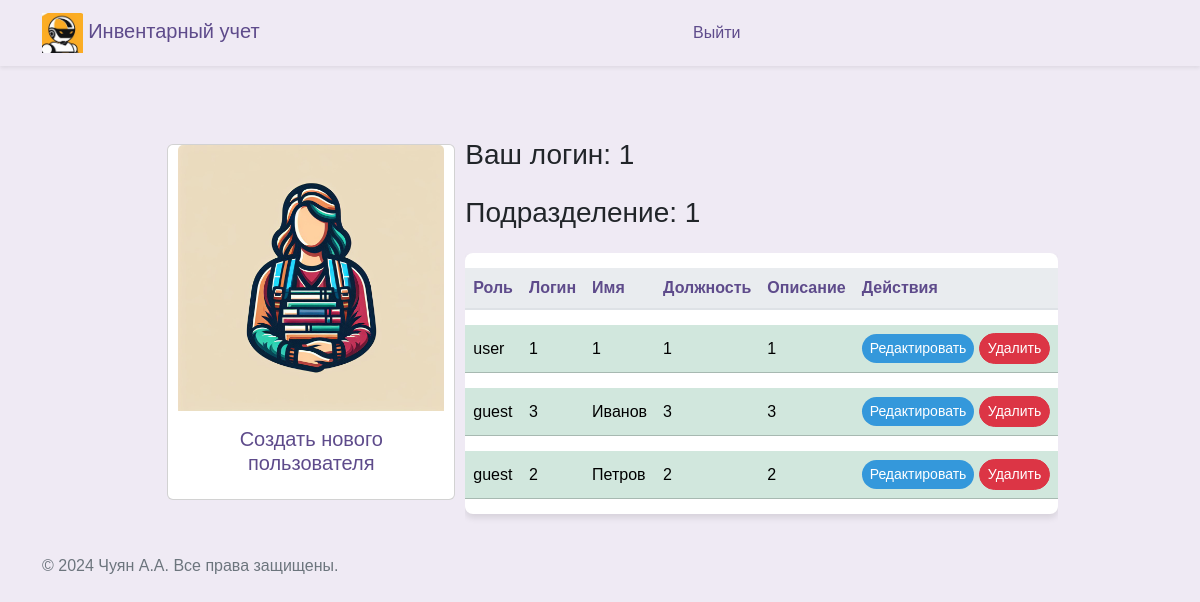
Before: /workers (signed in) with the older database file.
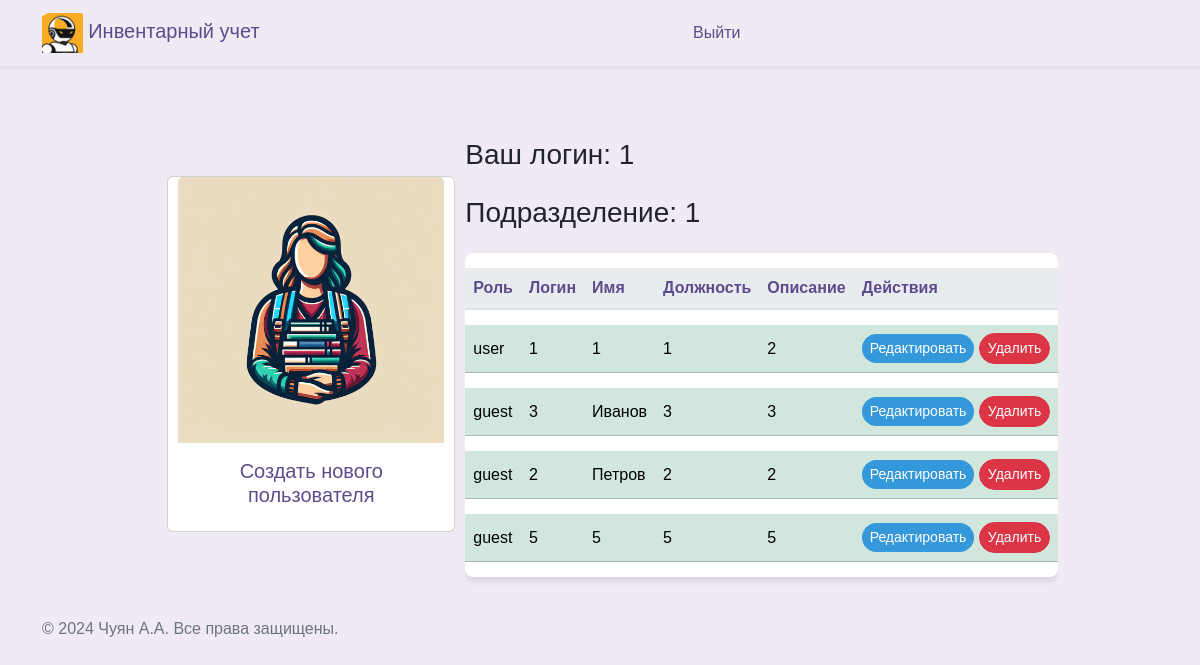
After: the same page with the newer database file.
### src/database/models.py (models this page shows)
class Worker(Base):
    __tablename__ = "worker"
    id = Column(Integer, primary_key=True)
    role = Column(Enum(Role), default=Role.guest)
    login = Column(String)
    name = Column(String)
    password = Column(String)
    department = Column(String)
    position = Column(String)
    description = Column(String, default=None)
    conn_worker_inventory = relationship(
        "Inventory", back_populates="conn_inventory_worker"
    )

### src/frontend/router.py (the view)
@router.get("/workers")
async def get_workers(
    request: Request,
    worker: Worker = Depends(get_worker_or_redirect),
    session: AsyncSession = Depends(get_session),
):
    data = await CRUDWorker.get_all(session)
    return templates.TemplateResponse(
        "workers/index.html",
        {"request": request, "worker": worker, "data": data},
    )

### src/frontend/template/workers/index.html (shortened to what this page needs)
{% extends "base/base.html" %}
{% block content %}
<div class="d-flex flex-wrap justify-content-center align-items-center">
  <a class="nav-link " href="#"
  data-bs-toggle="modal"
  data-bs-target="#createWorkerModal"
  data-bs-workerdepartment= "{{worker.department}}"
  >
    <div class="card" style="width: 18rem; margin: 10px;">
      <img src="../assets/img/workers.jpg" class="card-img-top" alt="...">
      <div class="card-body">
        <h5 class="card-title" style="text-align: center;">Создать нового пользователя</h5>
    </div>
  </a>
</div>
<div class="row">
  <div class="col-12">
    <h3 class="mb-4">Ваш логин: {{ worker.login }}</h3>
    <h3 class="mb-4">Подразделение: {{ worker.department }}</h3>
    <div class="table-responsive">
      <table class="table table-hover table-shadow table-rounded">
        <thead>
          <tr>
            <th scope="col" >Роль</th>
            <th scope="col" >Логин</th>
            <th scope="col" >Имя</th>
            <th scope="col" >Должность</th>
            <th scope="col" >Описание</th>
            <th scope="col" >Действия</th>
          </tr>
        </thead>
        <tbody>
          {% for worker_tuple in data %}
            {% set workers = worker_tuple %}
              {% if workers.department == worker.department %}
                <tr class="table-success">
                  <td>{{ workers.role.name }}</td>
                  <td>{{ workers.login }}</td>
                  <td>{{ workers.name }}</td>
                  <td>{{ workers.position }}</td>
                  <td>{{ workers.description }}</td>
                  <td>
                    <button type="button" class="btn btn-primary btn-sm" style="background-color: #3498db; color: white;"
                      data-bs-toggle="modal"
                      data-bs-target="#updateModal"
                      data-bs-workername="{{workers.name}}"
                      data-bs-workerlogin="{{workers.login}}"
                      data-bs-workerposition="{{workers.position}}"
                      data-bs-workerdescription="{{workers.description}}"
                      data-bs-workerid= "{{workers.id}}"
                      data-bs-workerdepartment= "{{workers.department}}"
                      data-bs-workerrole= "{{workers.role}}">
                      Редактировать
                    </button>
                    <button type="button" class="btn btn-danger btn-sm" style="color: white;"
                      onclick="deleteWorker('{{ workers.id }}')">
                      Удалить
                    </button>
                  </td>
                </tr>
                {% endif %}
          {% endfor %}
        </tbody>
      </table>
    </div>
  </div>
</div>
{% endblock %}

### src/frontend/template/base/base.html (shortened to what this page needs)
<!DOCTYPE html>
<html lang="ru">
<head>{% include 'base/head.html' %}</head>
<body>
  {% include 'base/nav.html' %}
  <div class="container my-5">
    {% block content %}{% endblock %}
  </div>
  {% include 'base/footer.html' %}
</body>
</html>

### src/frontend/template/base/head.html (shortened to what this page needs)
<head>
  <link rel="stylesheet" href="/assets/css/bootstrap.min.css">
  <link href="/assets/css/select2.min.css" rel="stylesheet" />
  <link rel="stylesheet" href="/assets/css/base.css">
</head>

### src/frontend/template/base/nav.html
<nav class="navbar navbar-expand-lg navbar-light shadow-sm">
    <div class="container">
      <a class="navbar-brand" href="/">
        <img src="/assets/img/logo_min.jpg" alt="Педагог Logo" id="brand-logo" style="max-height: 40px;"> Инвентарный учет
      </a>
      <div class="collapse navbar-collapse" id="navbarNav">
        {% if user %}
        <ul class="navbar-nav mx-auto">
          {% if worker.role == 'admin' %}
          <li class="nav-item {% if request_path == '/worker' %}active{% endif %}">
            <a class="nav-link" href="/worker">Кабинет администратора</a>
          </li>
          {% endif %}
          {% if worker.role == 'user' %}
          <li class="nav-item {% if request_path == '/prepod' %}active{% endif %}">
            <a class="nav-link" href="/prepod">Кабинет ответсвтенного за учет</a>
          </li>
          {% endif %}
        </ul>
        {% else %}
        <ul class="navbar-nav mx-auto ml-md-auto">
          <li class="nav-item {% if request_path == '/auth' %}active{% endif %}">
            <a class="nav-link" href="/logout">Выйти</a>
          </li>
        </ul>
        {% endif %}
      </div>
    </div>
</nav>

### src/frontend/template/base/footer.html
﻿<footer>
  <p>&copy; 2024 Чуян А.А. Все права защищены.</p>
</footer>

### src/frontend/assets/css/base.css (style rules this page uses)
body { margin: 0; font-family: 'Nunito Sans', Arial, sans-serif; background-color: #efeaf4; }
.navbar { background-color: rgb(255, 255, 255), 255, 255); box-shadow: 0 4px 6px rgba(0, 0, 0, 0.1); }
.navbar-brand, .nav-link { color: #5e4b8b !important; }
.nav-link { margin: 0 10px; border-radius: 20px; transition: background-color 0.3s, color 0.3s; }
p { color: #6c757d; }
.table { background-color: #ffffff; color: #5e4b8b; border-collapse: separate; border-spacing: 0 15px; }
.table th, .table td { border-top: none !important; vertical-align: middle; }
.table thead th { background-color: #e9ecef; color: #5e4b8b; border-bottom: 2px solid #dee2e6; }
.table .btn, .table a { color: #7e57c2; transition: color 0.3s; }
.table td { padding: .5rem; }
.table-rounded { border-radius: .5rem; overflow: hidden; }
.table-shadow { box-shadow: 0 4px 6px rgba(0, 0, 0, 0.1); }
.btn { border-radius: 20px; }
.btn-primary { background-color: #8e44b0; border: none; color: #ffffff; transition: background-color 0.3s, color 0.3s, box-shadow 0.3s; }

Changed rows visible on the page:
changed Worker "user": description "1" → "2"
added Worker: role.name "guest", login "5", name "5", position "5", description "5"
